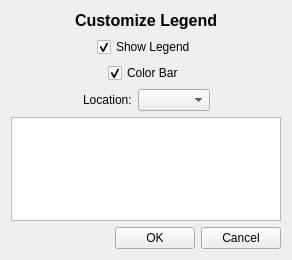
<?xml version="1.0" encoding="UTF-8"?>
<ui version="4.0">
 <class>LegendPreferences</class>
 <widget class="QWidget" name="LegendPreferences">
  <property name="geometry">
   <rect>
    <x>0</x>
    <y>0</y>
    <width>292</width>
    <height>260</height>
   </rect>
  </property>
  <property name="windowTitle">
   <string>LegendPreferences</string>
  </property>
  <property name="toolTip">
   <string>Show or hide the graph legend.</string>
  </property>
  <layout class="QVBoxLayout" name="verticalLayout">
   <item>
    <layout class="QHBoxLayout" name="horizontalLayout">
     <item>
      <spacer name="horizontalSpacer">
       <property name="orientation">
        <enum>Qt::Horizontal</enum>
       </property>
       <property name="sizeHint" stdset="0">
        <size>
         <width>40</width>
         <height>20</height>
        </size>
       </property>
      </spacer>
     </item>
     <item>
      <widget class="QLabel" name="label">
       <property name="font">
        <font>
         <pointsize>12</pointsize>
         <weight>75</weight>
         <bold>true</bold>
        </font>
       </property>
       <property name="text">
        <string>&lt;font color='black'&gt;Customize Legend&lt;/font&gt;</string>
       </property>
      </widget>
     </item>
     <item>
      <spacer name="horizontalSpacer_2">
       <property name="orientation">
        <enum>Qt::Horizontal</enum>
       </property>
       <property name="sizeHint" stdset="0">
        <size>
         <width>40</width>
         <height>20</height>
        </size>
       </property>
      </spacer>
     </item>
    </layout>
   </item>
   <item>
    <layout class="QHBoxLayout" name="horizontalLayout_2">
     <item>
      <spacer name="horizontalSpacer_3">
       <property name="orientation">
        <enum>Qt::Horizontal</enum>
       </property>
       <property name="sizeHint" stdset="0">
        <size>
         <width>40</width>
         <height>20</height>
        </size>
       </property>
      </spacer>
     </item>
     <item>
      <widget class="QCheckBox" name="showLegendCheckBox">
       <property name="text">
        <string>Show Legend</string>
       </property>
       <property name="checked">
        <bool>true</bool>
       </property>
      </widget>
     </item>
     <item>
      <spacer name="horizontalSpacer_4">
       <property name="orientation">
        <enum>Qt::Horizontal</enum>
       </property>
       <property name="sizeHint" stdset="0">
        <size>
         <width>40</width>
         <height>20</height>
        </size>
       </property>
      </spacer>
     </item>
    </layout>
   </item>
   <item>
    <layout class="QHBoxLayout" name="horizontalLayout_5">
     <item>
      <spacer name="horizontalSpacer_6">
       <property name="orientation">
        <enum>Qt::Horizontal</enum>
       </property>
       <property name="sizeHint" stdset="0">
        <size>
         <width>13</width>
         <height>20</height>
        </size>
       </property>
      </spacer>
     </item>
     <item>
      <widget class="QCheckBox" name="colorBarCheckBox">
       <property name="toolTip">
        <string>Display a color bar along with text identifying the curves.</string>
       </property>
       <property name="text">
        <string>Color Bar</string>
       </property>
       <property name="checked">
        <bool>true</bool>
       </property>
      </widget>
     </item>
     <item>
      <spacer name="horizontalSpacer_7">
       <property name="orientation">
        <enum>Qt::Horizontal</enum>
       </property>
       <property name="sizeHint" stdset="0">
        <size>
         <width>18</width>
         <height>20</height>
        </size>
       </property>
      </spacer>
     </item>
    </layout>
   </item>
   <item>
    <layout class="QHBoxLayout" name="horizontalLayout_6">
     <item>
      <spacer name="horizontalSpacer_8">
       <property name="orientation">
        <enum>Qt::Horizontal</enum>
       </property>
       <property name="sizeHint" stdset="0">
        <size>
         <width>40</width>
         <height>20</height>
        </size>
       </property>
      </spacer>
     </item>
     <item>
      <layout class="QHBoxLayout" name="horizontalLayout_4">
       <item>
        <widget class="QLabel" name="locationLabel">
         <property name="text">
          <string>Location:</string>
         </property>
        </widget>
       </item>
       <item>
        <widget class="QComboBox" name="locationComboBox">
         <property name="sizePolicy">
          <sizepolicy hsizetype="MinimumExpanding" vsizetype="Fixed">
           <horstretch>0</horstretch>
           <verstretch>0</verstretch>
          </sizepolicy>
         </property>
         <property name="toolTip">
          <string>Specify where the legend should be placed on the graph.</string>
         </property>
        </widget>
       </item>
      </layout>
     </item>
     <item>
      <spacer name="horizontalSpacer_9">
       <property name="orientation">
        <enum>Qt::Horizontal</enum>
       </property>
       <property name="sizeHint" stdset="0">
        <size>
         <width>40</width>
         <height>20</height>
        </size>
       </property>
      </spacer>
     </item>
    </layout>
   </item>
   <item>
    <widget class="QListWidget" name="curveTextList">
     <property name="toolTip">
      <string>Double click on an item in the list to edit the curve name.</string>
     </property>
    </widget>
   </item>
   <item>
    <layout class="QHBoxLayout" name="horizontalLayout_3">
     <item>
      <spacer name="horizontalSpacer_5">
       <property name="orientation">
        <enum>Qt::Horizontal</enum>
       </property>
       <property name="sizeHint" stdset="0">
        <size>
         <width>40</width>
         <height>20</height>
        </size>
       </property>
      </spacer>
     </item>
     <item>
      <widget class="QPushButton" name="okButton">
       <property name="toolTip">
        <string>Apply and save the legend settings before closing the dialog.</string>
       </property>
       <property name="text">
        <string>OK</string>
       </property>
      </widget>
     </item>
     <item>
      <widget class="QPushButton" name="cancelButton">
       <property name="toolTip">
        <string>Discard any changes to the legend settings before closing the dialog.</string>
       </property>
       <property name="text">
        <string>Cancel</string>
       </property>
      </widget>
     </item>
    </layout>
   </item>
  </layout>
 </widget>
 <layoutdefault spacing="6" margin="11"/>
 <resources/>
 <connections/>
</ui>
